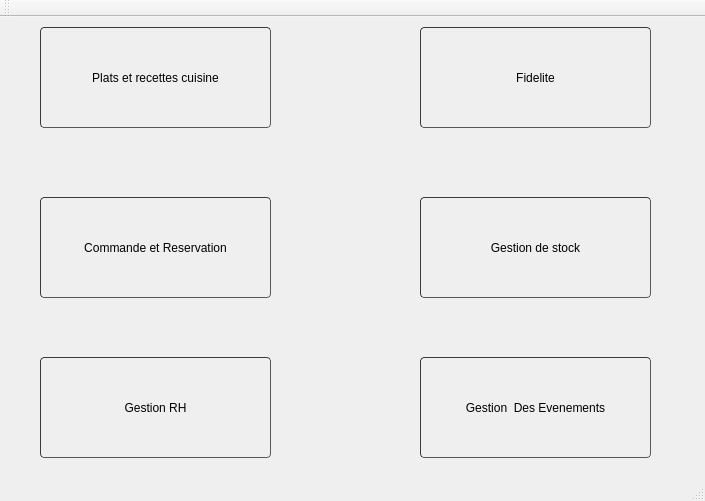
<?xml version="1.0" encoding="UTF-8"?>
<ui version="4.0">
 <class>Welcome</class>
 <widget class="QMainWindow" name="Welcome">
  <property name="geometry">
   <rect>
    <x>0</x>
    <y>0</y>
    <width>705</width>
    <height>501</height>
   </rect>
  </property>
  <property name="windowTitle">
   <string>Welcome</string>
  </property>
  <widget class="QWidget" name="centralWidget">
   <widget class="QPushButton" name="produit">
    <property name="geometry">
     <rect>
      <x>420</x>
      <y>180</y>
      <width>231</width>
      <height>101</height>
     </rect>
    </property>
    <property name="styleSheet">
     <string notr="true">	border-width: 1px; border-radius: 4px;
	border-color: rgb(58, 58, 58);
	border-style: inset;
	padding: 0 8px;


	selection-color: rgb(60, 63, 65);</string>
    </property>
    <property name="text">
     <string>Gestion de stock</string>
    </property>
    <property name="icon">
     <iconset resource="icons.qrc">
      <normaloff>:/img/img/produit.png</normaloff>:/img/img/produit.png</iconset>
    </property>
    <property name="iconSize">
     <size>
      <width>100</width>
      <height>100</height>
     </size>
    </property>
   </widget>
   <widget class="QPushButton" name="RH">
    <property name="geometry">
     <rect>
      <x>40</x>
      <y>340</y>
      <width>231</width>
      <height>101</height>
     </rect>
    </property>
    <property name="styleSheet">
     <string notr="true">	border-width: 1px; border-radius: 4px;
	border-color: rgb(58, 58, 58);
	border-style: inset;
	padding: 0 8px;


	selection-color: rgb(60, 63, 65);</string>
    </property>
    <property name="text">
     <string>Gestion RH</string>
    </property>
    <property name="icon">
     <iconset resource="icons.qrc">
      <normaloff>:/img/img/Rh.png</normaloff>:/img/img/Rh.png</iconset>
    </property>
    <property name="iconSize">
     <size>
      <width>100</width>
      <height>100</height>
     </size>
    </property>
   </widget>
   <widget class="QPushButton" name="plat_recette">
    <property name="geometry">
     <rect>
      <x>40</x>
      <y>10</y>
      <width>231</width>
      <height>101</height>
     </rect>
    </property>
    <property name="styleSheet">
     <string notr="true">	border-width: 1px; border-radius: 4px;
	border-color: rgb(58, 58, 58);
	border-style: inset;
	padding: 0 8px;


	selection-color: rgb(60, 63, 65);</string>
    </property>
    <property name="text">
     <string>Plats et recettes cuisine</string>
    </property>
    <property name="icon">
     <iconset resource="icons.qrc">
      <normaloff>:/img/img/recette.png</normaloff>:/img/img/recette.png</iconset>
    </property>
    <property name="iconSize">
     <size>
      <width>100</width>
      <height>100</height>
     </size>
    </property>
   </widget>
   <widget class="QPushButton" name="fidelite">
    <property name="geometry">
     <rect>
      <x>420</x>
      <y>10</y>
      <width>231</width>
      <height>101</height>
     </rect>
    </property>
    <property name="styleSheet">
     <string notr="true">	border-width: 1px; border-radius: 4px;
	border-color: rgb(58, 58, 58);
	border-style: inset;
	padding: 0 8px;


	selection-color: rgb(60, 63, 65);</string>
    </property>
    <property name="text">
     <string>Fidelite</string>
    </property>
    <property name="icon">
     <iconset resource="icons.qrc">
      <normaloff>:/img/img/fidelite.png</normaloff>:/img/img/fidelite.png</iconset>
    </property>
    <property name="iconSize">
     <size>
      <width>100</width>
      <height>100</height>
     </size>
    </property>
   </widget>
   <widget class="QPushButton" name="events">
    <property name="geometry">
     <rect>
      <x>420</x>
      <y>340</y>
      <width>231</width>
      <height>101</height>
     </rect>
    </property>
    <property name="styleSheet">
     <string notr="true">	border-width: 1px; border-radius: 4px;
	border-color: rgb(58, 58, 58);
	border-style: inset;
	padding: 0 8px;


	selection-color: rgb(60, 63, 65);</string>
    </property>
    <property name="text">
     <string>Gestion  Des Evenements</string>
    </property>
    <property name="icon">
     <iconset resource="icons.qrc">
      <normaloff>:/img/img/event.png</normaloff>:/img/img/event.png</iconset>
    </property>
    <property name="iconSize">
     <size>
      <width>80</width>
      <height>100</height>
     </size>
    </property>
   </widget>
   <widget class="QPushButton" name="commande">
    <property name="geometry">
     <rect>
      <x>40</x>
      <y>180</y>
      <width>231</width>
      <height>101</height>
     </rect>
    </property>
    <property name="styleSheet">
     <string notr="true">	border-width: 1px; border-radius: 4px;
	border-color: rgb(58, 58, 58);
	border-style: inset;
	padding: 0 8px;


	selection-color: rgb(60, 63, 65);</string>
    </property>
    <property name="text">
     <string>Commande et Reservation</string>
    </property>
    <property name="icon">
     <iconset resource="icons.qrc">
      <normaloff>:/img/img/reservation.png</normaloff>:/img/img/reservation.png</iconset>
    </property>
    <property name="iconSize">
     <size>
      <width>75</width>
      <height>100</height>
     </size>
    </property>
   </widget>
  </widget>
  <widget class="QMenuBar" name="menuBar">
   <property name="geometry">
    <rect>
     <x>0</x>
     <y>0</y>
     <width>705</width>
     <height>21</height>
    </rect>
   </property>
  </widget>
  <widget class="QToolBar" name="mainToolBar">
   <attribute name="toolBarArea">
    <enum>TopToolBarArea</enum>
   </attribute>
   <attribute name="toolBarBreak">
    <bool>false</bool>
   </attribute>
  </widget>
  <widget class="QStatusBar" name="statusBar"/>
 </widget>
 <layoutdefault spacing="6" margin="11"/>
 <resources>
  <include location="icons.qrc"/>
 </resources>
 <connections/>
</ui>
